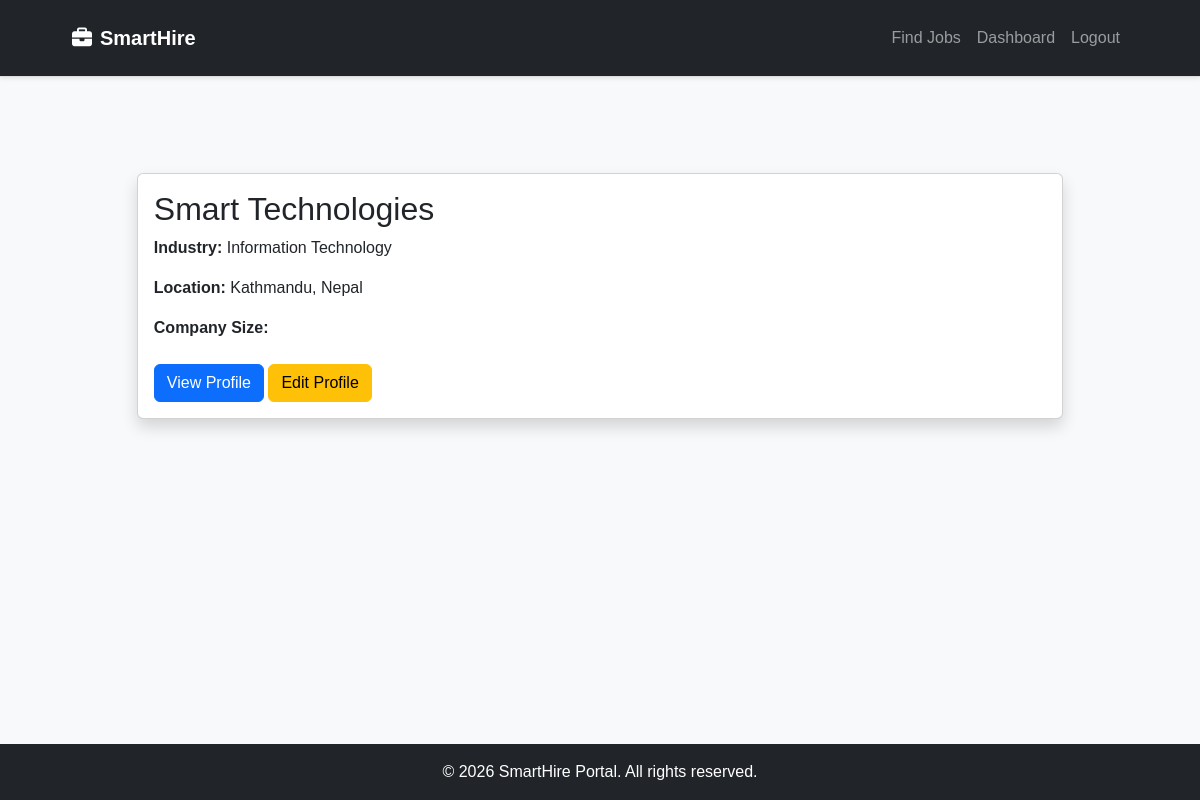
Page /companies/dashboard/ (signed in) on the committed database.
### companies/models.py (models this page shows, shortened)
class Company(models.Model):
    recruiter = models.OneToOneField(settings.AUTH_USER_MODEL,
                                     on_delete=models.CASCADE, related_name='company')
    name = models.CharField(max_length=200)
    logo = models.ImageField(upload_to="company_logos/", blank=True, null=True)
    description = models.TextField()
    industry = models.CharField(max_length=200)
    website = models.URLField(blank=True)
    location = models.CharField(max_length=200)
    contact_email = models.EmailField(blank=True)
    contact_phone = models.CharField(max_length=15, blank=True)
    company_size = models.CharField(max_length=50, blank=True)
    founded_year = models.PositiveIntegerField(blank=True, null=True)
    created_at = models.DateField(auto_now_add=True)
    updated_at = models.DateField(auto_now=True)

### companies/views.py (the view)
@login_required
def company_dashboard(request):
    if request.user.role != "RECRUITER":
        return redirect("home")
    company = get_object_or_404(Company, recruiter=request.user)
    return render(
        request,
        "companies/company_dashboard.html",
        {"company": company},
    )

### companies/templates/companies/company_dashboard.html (shortened to what this page needs)
{% extends "base.html" %} {% block content %}
<div class="container mt-5">
    <div class="card shadow">
        <div class="card-body">
            <h2>{{ company.name }}</h2>
            <p>
                <strong>Industry:</strong> {{ company.industry }}
            </p>
            <p>
                <strong>Location:</strong> {{ company.location }}
            </p>
            <p>
                <strong>Company Size:</strong> {{ company.company_size }}
            </p>
            <div class="mt-4">
                <a href="{% url 'company_detail' %}" class="btn btn-primary">
                    View Profile
                </a>
                <a href="{% url 'company_edit' %}" class="btn btn-warning">
                    Edit Profile
                </a>
            </div>
        </div>
    </div>
</div>
{% endblock %}

### static/css/style.css (style rules this page uses)
* { margin: 0; padding: 0; box-sizing: border-box; }
body { font-family: Arial, sans-serif; background: #f5f7fb; color: #222; }
.container { width: 90%; max-width: 1200px; margin: auto; }

### rows in the picture
Company: name "Smart Technologies", industry "Information Technology", location "Kathmandu, Nepal"
